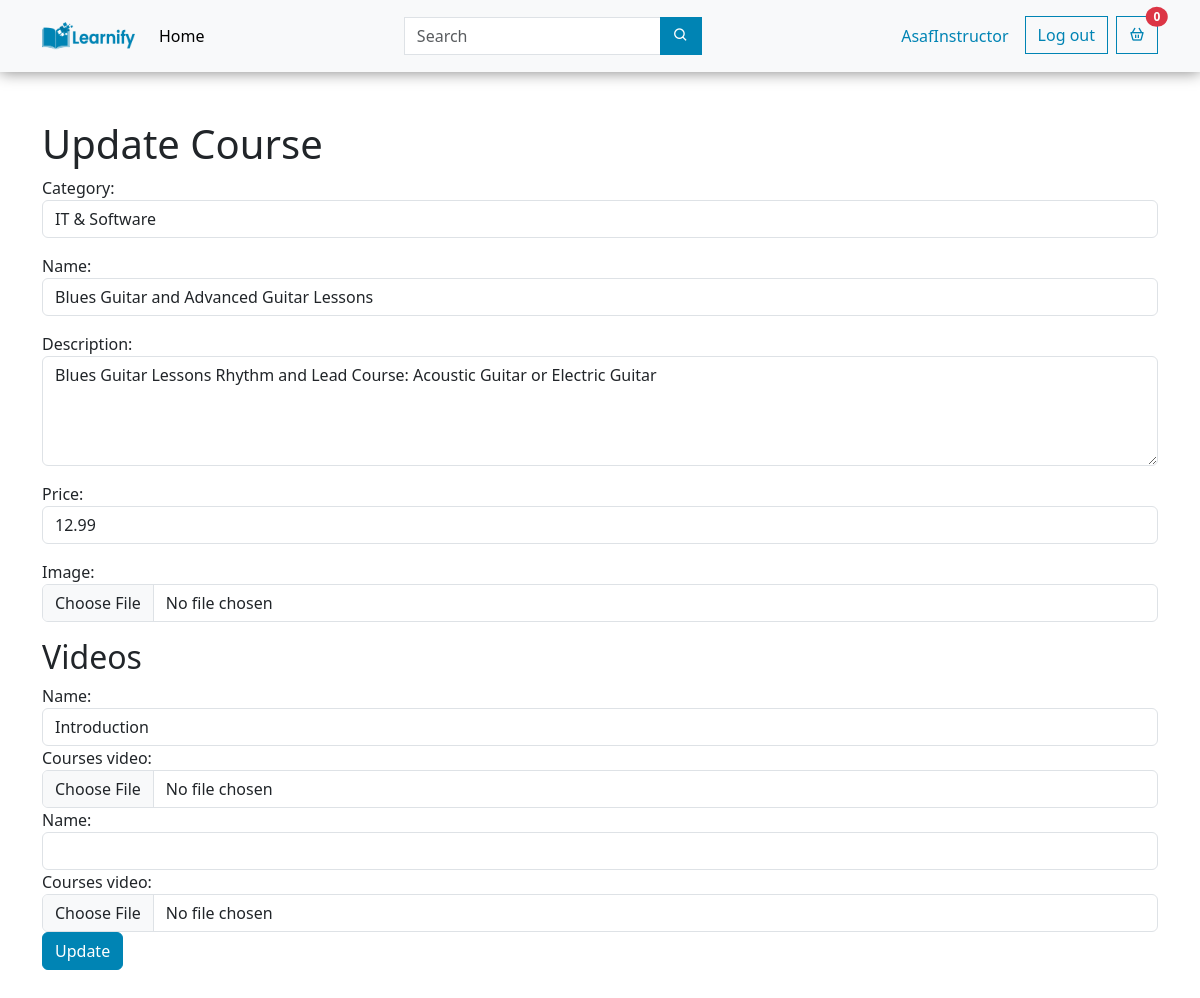
The page /courses/course/13/update/ (signed in) on the database its author committed.
### courses/models.py (models this page shows, shortened)
class Course(models.Model):
    instructor = models.ForeignKey(User, on_delete=models.CASCADE)
    category = models.ForeignKey(Category, on_delete=models.CASCADE, blank=True, null=True)
    name = models.CharField(max_length=255)
    description = models.TextField()
    price = models.FloatField(default=0.0)
    image = models.ImageField(null=True, blank=True, default='noimage.jpg', upload_to="courses/")
    created_at = models.DateTimeField(auto_now_add=True)

class Category(models.Model):
    name = models.CharField(max_length=255)
    def __str__(self):
        return self.name

### courses/views.py (the view)
# urls.py: path('course/<int:pk>/update/', views.update_course, name='update_course'),
@login_required
def update_course(request, pk):
    course = get_object_or_404(Course, pk=pk)
    if request.method == 'POST':
        course_form = CourseForm(request.POST, request.FILES, instance=course)
        video_formset = VideoFormSet(request.POST, request.FILES, instance=course)
        if course_form.is_valid() and video_formset.is_valid():
            course_form.save()
            video_formset.save()
            messages.success(request, "Course updated successfuly")
            return redirect('course_detail', course_id=course.pk)
    else:
        course_form = CourseForm(instance=course)
        video_formset = VideoFormSet(instance=course)
    return render(request, 'update_course.html', {
        'course_form': course_form,
        'video_formset': video_formset,
    })

### courses/forms.py
class CourseForm(forms.ModelForm):
    class Meta:
        model = Course
        fields = ['category', 'name', 'description', 'price', 'image']
        widgets = {
            'category': forms.Select(attrs={'class': 'form-control'}),
            'name': forms.TextInput(attrs={'class': 'form-control'}),
            'description': forms.Textarea(attrs={'rows': 4, 'class': 'form-control'}),
            'price': forms.NumberInput(attrs={'class': 'form-control'}),
            'image': forms.FileInput(attrs={'class': 'form-control'}),
        }

### courses/templates/update_course.html (shortened to what this page needs)
{% extends "layouts/app.html" %}
{% block content %}
<div class="container my-5">
    {% if perms.courses.change_course %}
    <h1>Update Course</h1>
    <form method="post" enctype="multipart/form-data">
        <div class="form-group">
            {{ course_form.as_p }}
        </div>
        <h2>Videos</h2>
        {% for form in video_formset %}
            <div class="form-group">
                {{ form.name.label_tag }} {{ form.name }}
                {{ form.courses_video.label_tag }} {{ form.courses_video }}
            </div>
        {% endfor %}
        <button type="submit" class="btn btn-primary">Update</button>
    </form>
    {% endif %}
</div>
{% endblock %}

### courses/templates/layouts/app.html (shortened to what this page needs)
{% load cart_tag %}
{% load course_filters %}
<!DOCTYPE html>
<html lang="en">
<head>
    {% load static %}
    <link href="https://cdn.jsdelivr.net/npm/bootstrap@5.3.3/dist/css/bootstrap.min.css" rel="stylesheet"
 />
    <link rel="stylesheet" type='text/css' href="{% static 'css/style.css' %}">
    <link rel="stylesheet" href="https://cdn.jsdelivr.net/npm/boxicons@latest/css/boxicons.min.css" />
</head>
<body>
    <nav class="navbar navbar-expand-lg bg-body-tertiary header-border p-3 z-1">
        <div class="container">
            <a class="col-lg-1 col-5 col-md-3" href="{% url 'index' %}">
                <img src="{% static 'logo.png' %}" class="d-block w-100" alt="logo" />
            </a>
            <div class="collapse navbar-collapse justify-content-between" id="navbarTogglerDemo01">
                <ul class="navbar-nav mb-2 mb-lg-0 flex-row justify-content-between">
                    <li class="nav-item ms-lg-3 me-lg-0">
                        <a class="nav-link active" aria-current="page" href="{% url 'index' %}">Home</a>
                    </li>
                </ul>
                <form action="{% url 'index' %}" method="get" class="d-flex" role="search">
                    <div class="input-group">
                        <input type="search" class="form-control rounded-0" placeholder="Search" aria-label="Search"
                            name="q" />
                        <button id="searchButton" class="btn btn-primary rounded-0">
                            <i class="bx bx-search"></i>
                        </button>
                    </div>
                </form>
                <ul class="navbar-nav mb-2 mb-lg-0 mt-2 mt-lg-0 flex-row">
                    {% if user.is_authenticated %}
                    <li class="nav-item me-2 mt-2 mt-lg-0">
                        <a class="rounded-0 nav-link text-primary text-capitalize" aria-current="page"
                            href="{% url 'dashboard' %}">
                            {{ user.username }}
                        </a>
                    </li>
                    <li class="nav-item me-2 mt-2 mt-lg-0">
                        <a class="rounded-0 btn btn-outline-primary" aria-current="page" href="{% url 'signout' %}">Log
                            out</a>
                    </li>
                    {% endif %}
                    <li class="nav-item mt-2 mt-lg-0">
                        <a class="rounded-0 btn btn-outline-primary position-relative" data-bs-toggle="collapse"
                            href="#collapseExample" role="button" aria-expanded="false" aria-controls="collapseExample">
                            <i class="bx bx-basket"></i>
                            <span
                                class="position-absolute top-0 start-100 translate-middle badge rounded-circle bg-danger">
                                {{request.session.cart|length}}
                            </span>
                        </a>
                    </li>
                </ul>
            </div>
        </div>
    </nav>
    <section>
        {% block content %}{% endblock %}
    </section>
</body>
</html>

### courses/assets/css/style.css (style rules this page uses)
* { padding: 0; margin: 0; box-sizing: border-box; }
.header-border { filter: drop-shadow(0 0 0.5rem rgba(0, 0, 0, 0.5)); }
.text-primary { color: #0084b4 !important; }
.btn-primary { background-color: #0084b4 !important; border: 1px solid #0084b4 !important; }
.btn-outline-primary { color: #0084b4 !important; border: 1px solid #0084b4 !important; }

### rows shown on the page
Course: category "IT & Software", description "Blues Guitar Lessons Rhythm and Lead Course: Acoustic Guitar or Electric Guitar", price "12.99"
Category: name "Blues Guitar and Advanced Guitar Lessons"

### other values the page prints
{{ user.username }} "AsafInstructor"
{{ request.session.cart|length }} "0"
